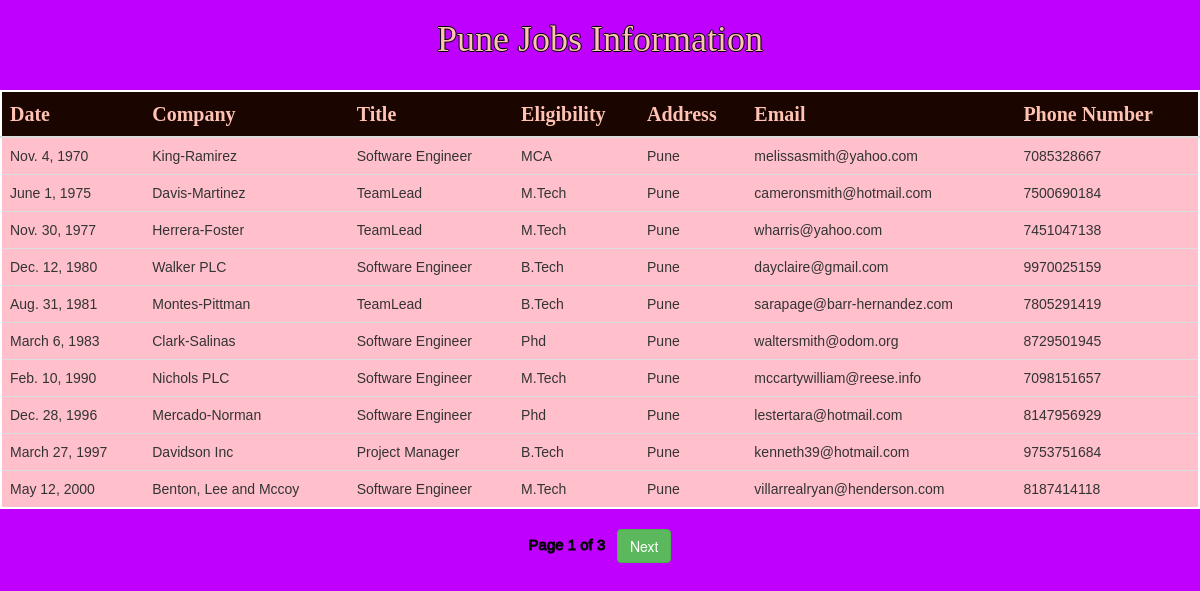
Page /punejobs/ on the committed database.
### testapp/models.py (models this page shows)
class punejobs(models.Model):
    date=models.DateField()
    company=models.CharField(max_length=100)
    title=models.CharField(max_length=100)
    eligibility=models.CharField(max_length=100)
    address=models.CharField(max_length=100)
    email=models.EmailField()
    phonenumber=models.IntegerField()

### testapp/views.py (the view)
# urls.py: path('punejobs/',views.punejobs1),
def punejobs1(request):
    jobs_list=punejobs.objects.order_by('date')
    paginator=Paginator(jobs_list,10)
    page_number=request.GET.get('page')
    try:
        jobs_list=paginator.page(page_number)
    except PageNotAnInteger:
        jobs_list=paginator.page(1)
    except EmptyPage:
        jobs_list=paginator.page(paginator.num_pages)
    my_dict={'jobs_list':jobs_list}
    return render(request,'testapp/punejobs.html',context=my_dict)

### templates/testapp/punejobs.html
{%extends 'testapp/base.html'%}
           {%block body_block%}
             <h1 align='center'>Pune Jobs Information</h1>&nbsp
      {% if jobs_list %}
      <table id='tab' align='center' class="table table-hover">
        <thead>
          <th>Date</th>
          <th>Company</th>
          <th>Title</th>
          <th>Eligibility</th>
          <th>Address</th>
          <th>Email</th>
          <th>Phone Number</th>
        </thead>
        {%for job in jobs_list %}
        <tr>
          <td>{{job.date}}</td>
          <td>{{job.company}}</td>
          <td>{{job.title}}</td>
          <td>{{job.eligibility}}</td>
          <td>{{job.address}}</td>
          <td>{{job.email}}</td>
          <td>{{job.phonenumber}}</td>
        </tr>
        {% endfor %}
      </table>
      {%include 'testapp/pagination.html' with page=jobs_list %}
      <br><br>
      {%else %}
      <p>No Jobs Found in Hyderabad</p>
    {% endif %}
{%endblock%}

### static/css/demo.css (style rules this page uses)
body { background: #bf00ff; }
table { background: pink; border: 2px white solid; }
thead { font-family: 'Patua One', cursive; font-size: 20px; background: #1a0500; color: #ffc2b3; }
h1 { font-family: 'Patua One', cursive; font-size: 50x; color: #ffc2b3; text-shadow: -1px 0 black, 0 1px black, 1px 0 black, 0 -1px black; }
td { font-family: 'Orbitron', sans-serif; }

### rows in the picture
punejobs: date "Nov. 4, 1970", company "King-Ramirez", title "Software Engineer", eligibility "MCA", address "Pune", email "melissasmith@yahoo.com", phonenumber "7085328667"
punejobs: date "June 1, 1975", company "Davis-Martinez", title "TeamLead", eligibility "M.Tech", address "Pune", email "cameronsmith@hotmail.com", phonenumber "7500690184"
punejobs: date "Nov. 30, 1977", company "Herrera-Foster", title "TeamLead", eligibility "M.Tech", address "Pune", email "wharris@yahoo.com", phonenumber "7451047138"
punejobs: date "Dec. 12, 1980", company "Walker PLC", title "Software Engineer", eligibility "B.Tech", address "Pune", email "dayclaire@gmail.com", phonenumber "9970025159"
punejobs: date "Aug. 31, 1981", company "Montes-Pittman", title "TeamLead", eligibility "B.Tech", address "Pune", email "sarapage@barr-hernandez.com", phonenumber "7805291419"
punejobs: date "March 6, 1983", company "Clark-Salinas", title "Software Engineer", eligibility "Phd", address "Pune", email "waltersmith@odom.org", phonenumber "8729501945"
punejobs: date "Feb. 10, 1990", company "Nichols PLC", title "Software Engineer", eligibility "M.Tech", address "Pune", email "mccartywilliam@reese.info", phonenumber "7098151657"
punejobs: date "Dec. 28, 1996", company "Mercado-Norman", title "Software Engineer", eligibility "Phd", address "Pune", email "lestertara@hotmail.com", phonenumber "8147956929"
punejobs: date "March 27, 1997", company "Davidson Inc", title "Project Manager", eligibility "B.Tech", address "Pune", email "kenneth39@hotmail.com", phonenumber "9753751684"
punejobs: date "May 12, 2000", company "Benton, Lee and Mccoy", title "Software Engineer", eligibility "M.Tech", address "Pune", email "villarrealryan@henderson.com", phonenumber "8187414118"

### other values in the picture
{{ page.number }} "1"
{{ page.paginator.num_pages }} "3"
